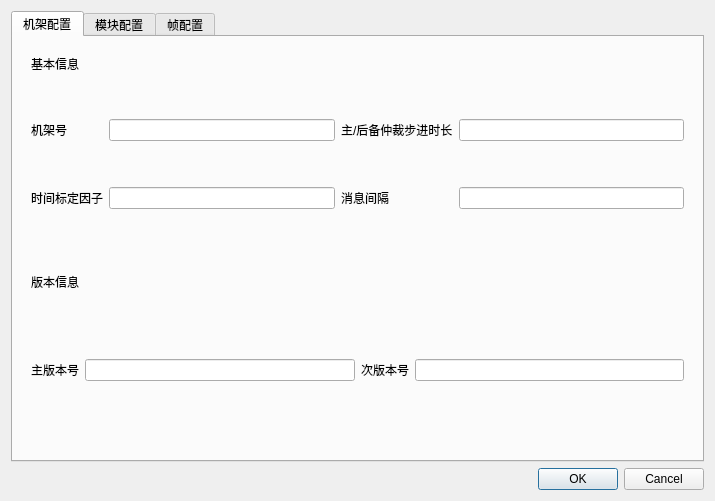
<?xml version="1.0" encoding="UTF-8"?>
<ui version="4.0">
 <class>BodyFrame</class>
 <widget class="QWidget" name="BodyFrame">
  <property name="geometry">
   <rect>
    <x>0</x>
    <y>0</y>
    <width>715</width>
    <height>501</height>
   </rect>
  </property>
  <property name="windowTitle">
   <string>Form</string>
  </property>
  <layout class="QVBoxLayout" name="verticalLayout">
   <item>
    <widget class="QTabWidget" name="tabWidget">
     <property name="currentIndex">
      <number>0</number>
     </property>
     <widget class="QWidget" name="tab">
      <attribute name="title">
       <string>机架配置</string>
      </attribute>
      <layout class="QVBoxLayout" name="verticalLayout_2">
       <item>
        <widget class="QWidget" name="widget" native="true">
         <property name="toolTip">
          <string/>
         </property>
         <property name="statusTip">
          <string>回答</string>
         </property>
         <layout class="QGridLayout" name="gridLayout">
          <item row="4" column="2">
           <widget class="QLabel" name="label_5">
            <property name="text">
             <string>消息间隔</string>
            </property>
           </widget>
          </item>
          <item row="4" column="0">
           <widget class="QLabel" name="label_3">
            <property name="text">
             <string>时间标定因子</string>
            </property>
           </widget>
          </item>
          <item row="2" column="3">
           <widget class="QLineEdit" name="lineEdit_2"/>
          </item>
          <item row="2" column="2">
           <widget class="QLabel" name="label_4">
            <property name="text">
             <string>主/后备仲裁步进时长</string>
            </property>
           </widget>
          </item>
          <item row="2" column="0">
           <widget class="QLabel" name="label_2">
            <property name="text">
             <string>机架号</string>
            </property>
           </widget>
          </item>
          <item row="5" column="2">
           <spacer name="verticalSpacer_4">
            <property name="orientation">
             <enum>Qt::Vertical</enum>
            </property>
            <property name="sizeHint" stdset="0">
             <size>
              <width>20</width>
              <height>40</height>
             </size>
            </property>
           </spacer>
          </item>
          <item row="2" column="1">
           <widget class="QLineEdit" name="lineEdit"/>
          </item>
          <item row="1" column="0">
           <spacer name="verticalSpacer_3">
            <property name="orientation">
             <enum>Qt::Vertical</enum>
            </property>
            <property name="sizeHint" stdset="0">
             <size>
              <width>20</width>
              <height>40</height>
             </size>
            </property>
           </spacer>
          </item>
          <item row="4" column="3">
           <widget class="QLineEdit" name="lineEdit_3"/>
          </item>
          <item row="0" column="0">
           <widget class="QLabel" name="label">
            <property name="text">
             <string>基本信息</string>
            </property>
           </widget>
          </item>
          <item row="3" column="1">
           <spacer name="verticalSpacer_5">
            <property name="orientation">
             <enum>Qt::Vertical</enum>
            </property>
            <property name="sizeHint" stdset="0">
             <size>
              <width>20</width>
              <height>40</height>
             </size>
            </property>
           </spacer>
          </item>
          <item row="4" column="1">
           <widget class="QLineEdit" name="lineEdit_6"/>
          </item>
         </layout>
        </widget>
       </item>
       <item>
        <widget class="QWidget" name="widget_2" native="true">
         <layout class="QGridLayout" name="gridLayout_2">
          <item row="2" column="2">
           <widget class="QLabel" name="label_8">
            <property name="text">
             <string>次版本号</string>
            </property>
           </widget>
          </item>
          <item row="2" column="1">
           <widget class="QLineEdit" name="lineEdit_4"/>
          </item>
          <item row="2" column="0">
           <widget class="QLabel" name="label_7">
            <property name="text">
             <string>主版本号</string>
            </property>
           </widget>
          </item>
          <item row="1" column="0">
           <spacer name="verticalSpacer_2">
            <property name="orientation">
             <enum>Qt::Vertical</enum>
            </property>
            <property name="sizeHint" stdset="0">
             <size>
              <width>20</width>
              <height>40</height>
             </size>
            </property>
           </spacer>
          </item>
          <item row="3" column="3">
           <spacer name="verticalSpacer">
            <property name="orientation">
             <enum>Qt::Vertical</enum>
            </property>
            <property name="sizeHint" stdset="0">
             <size>
              <width>20</width>
              <height>40</height>
             </size>
            </property>
           </spacer>
          </item>
          <item row="2" column="3">
           <widget class="QLineEdit" name="lineEdit_5"/>
          </item>
          <item row="0" column="0">
           <widget class="QLabel" name="label_6">
            <property name="text">
             <string>版本信息</string>
            </property>
           </widget>
          </item>
         </layout>
        </widget>
       </item>
      </layout>
     </widget>
     <widget class="QWidget" name="tab_2">
      <attribute name="title">
       <string>模块配置</string>
      </attribute>
      <layout class="QVBoxLayout" name="verticalLayout_3">
       <item>
        <widget class="QTableWidget" name="modelTableWidget"/>
       </item>
       <item>
        <widget class="QWidget" name="widget_3" native="true">
         <layout class="QHBoxLayout" name="horizontalLayout">
          <item>
           <widget class="QPushButton" name="pushButton_2">
            <property name="text">
             <string>仿真配置</string>
            </property>
           </widget>
          </item>
          <item>
           <spacer name="horizontalSpacer">
            <property name="orientation">
             <enum>Qt::Horizontal</enum>
            </property>
            <property name="sizeHint" stdset="0">
             <size>
              <width>40</width>
              <height>20</height>
             </size>
            </property>
           </spacer>
          </item>
          <item>
           <widget class="QPushButton" name="addModelBtn">
            <property name="text">
             <string>增加</string>
            </property>
           </widget>
          </item>
          <item>
           <widget class="QPushButton" name="ModifyModelBtn">
            <property name="text">
             <string>修改</string>
            </property>
           </widget>
          </item>
          <item>
           <widget class="QPushButton" name="deleteModelBtn">
            <property name="text">
             <string>删除</string>
            </property>
           </widget>
          </item>
         </layout>
        </widget>
       </item>
      </layout>
     </widget>
     <widget class="QWidget" name="tab_3">
      <attribute name="title">
       <string>帧配置</string>
      </attribute>
      <layout class="QVBoxLayout" name="verticalLayout_4">
       <item>
        <widget class="QTableWidget" name="frameTableWidget"/>
       </item>
       <item>
        <widget class="QWidget" name="widget_4" native="true">
         <layout class="QHBoxLayout" name="horizontalLayout_2">
          <item>
           <spacer name="horizontalSpacer_2">
            <property name="orientation">
             <enum>Qt::Horizontal</enum>
            </property>
            <property name="sizeHint" stdset="0">
             <size>
              <width>40</width>
              <height>20</height>
             </size>
            </property>
           </spacer>
          </item>
          <item>
           <widget class="QPushButton" name="moveUpBtn">
            <property name="text">
             <string>上移</string>
            </property>
           </widget>
          </item>
          <item>
           <widget class="QPushButton" name="moveDownBtn">
            <property name="text">
             <string>下移</string>
            </property>
           </widget>
          </item>
          <item>
           <widget class="QPushButton" name="newFrameBtn">
            <property name="text">
             <string>新建帧</string>
            </property>
           </widget>
          </item>
          <item>
           <widget class="QPushButton" name="deleteFrameBtn">
            <property name="text">
             <string>删除帧</string>
            </property>
           </widget>
          </item>
          <item>
           <widget class="QPushButton" name="moreInfoBtn">
            <property name="text">
             <string>查看帧信息</string>
            </property>
           </widget>
          </item>
          <item>
           <spacer name="horizontalSpacer_3">
            <property name="orientation">
             <enum>Qt::Horizontal</enum>
            </property>
            <property name="sizeHint" stdset="0">
             <size>
              <width>40</width>
              <height>20</height>
             </size>
            </property>
           </spacer>
          </item>
         </layout>
        </widget>
       </item>
      </layout>
     </widget>
    </widget>
   </item>
   <item>
    <widget class="QDialogButtonBox" name="buttonBox">
     <property name="standardButtons">
      <set>QDialogButtonBox::Cancel|QDialogButtonBox::Ok</set>
     </property>
    </widget>
   </item>
  </layout>
 </widget>
 <resources/>
 <connections/>
</ui>
